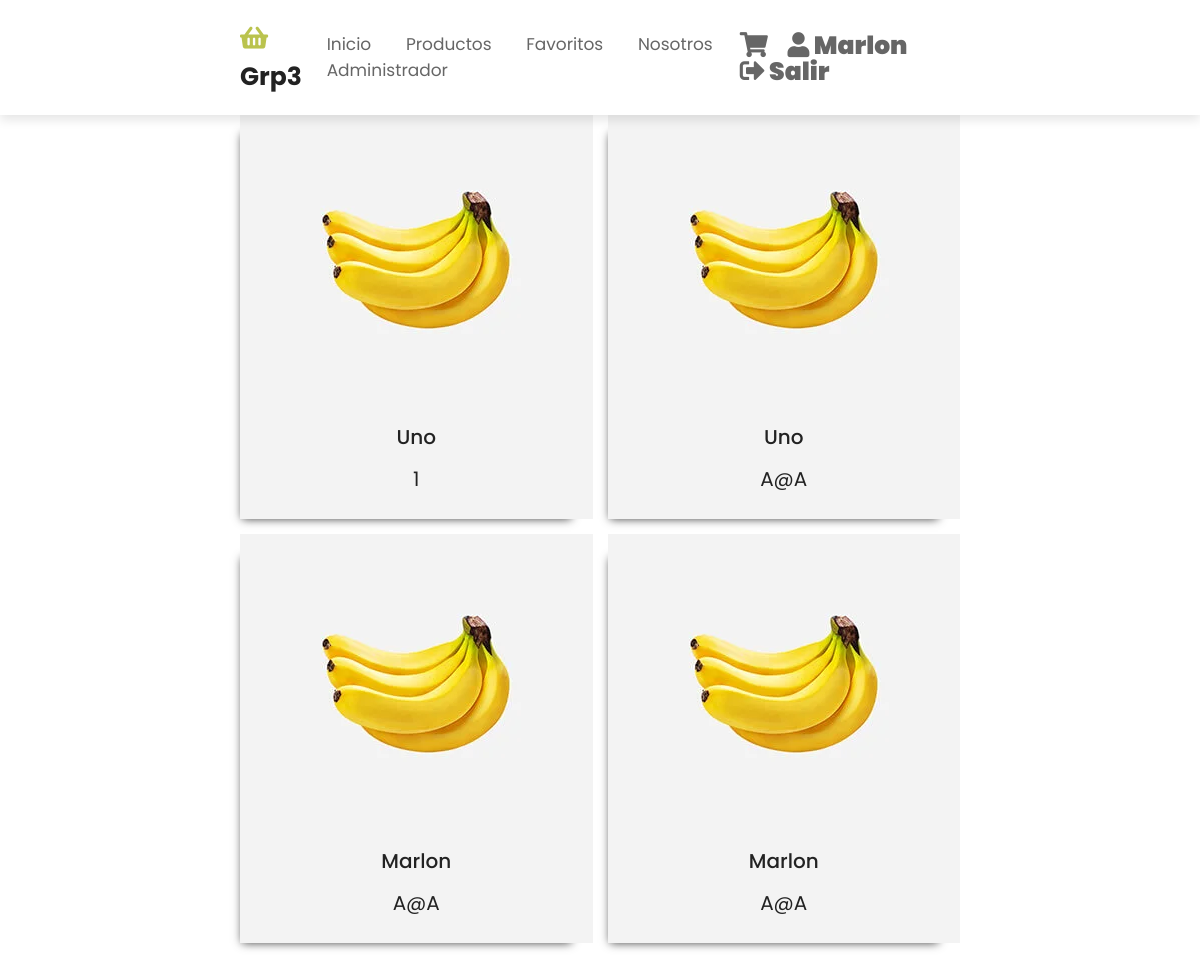
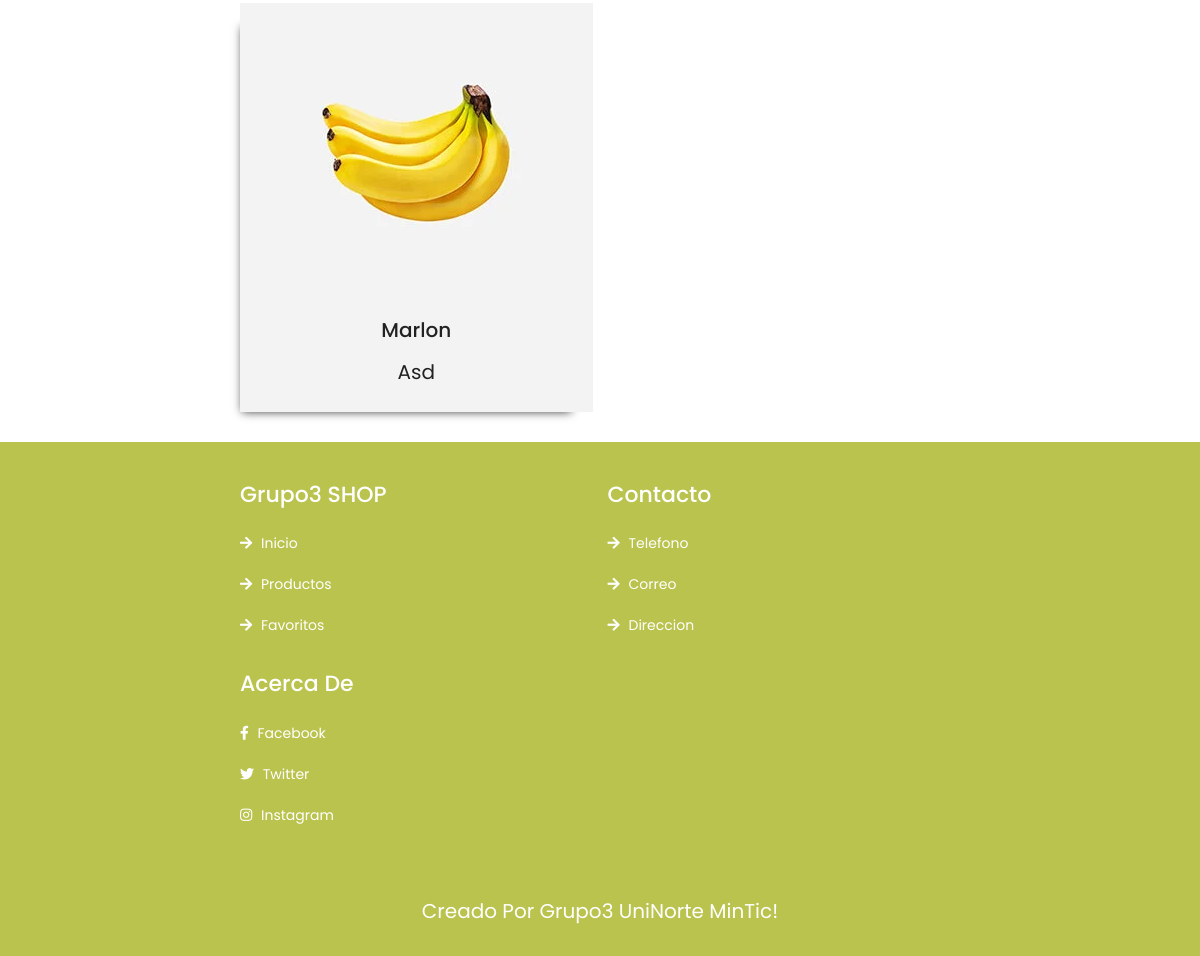
Page /producto (signed in) on the committed database (2 pictures, top to bottom).
### tables this page shows
CREATE TABLE "productos" (
	"id"	INTEGER,
	"nombre"	TEXT,
	"precio"	TEXT,
	"descripcion"	TEXT,
	"cantidad"	INTEGER,
	"estado"	TEXT,
	"imagen"	BLOB,
	PRIMARY KEY("id" AUTOINCREMENT)
);

### app.py (the view)
@app.route('/producto', methods=['GET'])
def producto():
    conexion.row_factory = sqlite3.Row
    cursor = conexion.cursor()
    cursor.execute("SELECT * FROM productos")
    filas = cursor.fetchall()
    return render_template("producto.html", filas = filas)

### app.py (called while the page is built)
@app.before_request
def verificar():
    ruta = request.path
    if not 'usuario' in session and ruta != "/login" and ruta != "/loguear" and ruta != "/registro" and not ruta.startswith("/static"):
        flash("Inicia sesión para continuar")
        return redirect("/login")

### templates/producto.html (shortened to what this page needs)
{% extends 'base.html' %}
{% block body %}
    <section class="products">
        <div class="box-container">
            {% for fila in filas %}
            <div class="box">
                <div class="image">
                    <img src="{{ url_for('static', filename='img/product-1.jpg') }}" alt="">
                </div>
                <div class="content">
                    <h3>{{fila.nombre}}</h3>
                    <div class="price">{{fila.precio}}</div>
                </div>
            </div>
            {% endfor %}
        </div>
    </section>
{% include 'footer.html' %}
{% endblock %}

### static/css/stilos.css (style rules this page uses)
* { font-family: 'Poppins', sans-serif; margin: 0; padding: 0; -webkit-box-sizing: border-box; box-sizing: border-box; outline: none; border: none; text-decoration: none; text-transform: capitalize; -webkit-transition: .2s linear; transition: .2s linear; }
html { font-size: 62.5%; overflow-x: hidden; scroll-behavior: smooth; }
section { padding: 3rem 20%; }
.products { margin-top: 8rem; }
.products .box-container { display: -ms-grid; display: grid; -ms-grid-columns: (minmax(25rem, 1fr))[auto-fit]; grid-template-columns: repeat(auto-fit, minmax(25rem, 1fr)); gap: 1.5rem; }
.products .box-container .box { position: relative; background: #f3f3f3; text-align: center; overflow: hidden; }
.products .box-container .box { -webkit-box-shadow: -10px 12px 9px -12px rgba(0,0,0,0.75); -moz-box-shadow: -10px 12px 9px -12px rgba(0,0,0,0.75); box-shadow: -10px 12px 9px -12px rgba(0,0,0,0.75); }
.products .box-container .box .content { padding: 1.5rem; }
.products .box-container .box .content h3 { font-size: 2rem; color: #222; }
.products .box-container .box .content .price { font-size: 2rem; color: #222; padding: 1rem 0; }

### rows in the picture
productos: nombre "Uno", precio "1"
productos: nombre "Uno", precio "A@a"
productos: nombre "Marlon", precio "A@a"
productos: nombre "Marlon", precio "A@a"
productos: nombre "Marlon", precio "Asd"

### other values in the picture
{{ session["usuario"] }} "Marlon"
